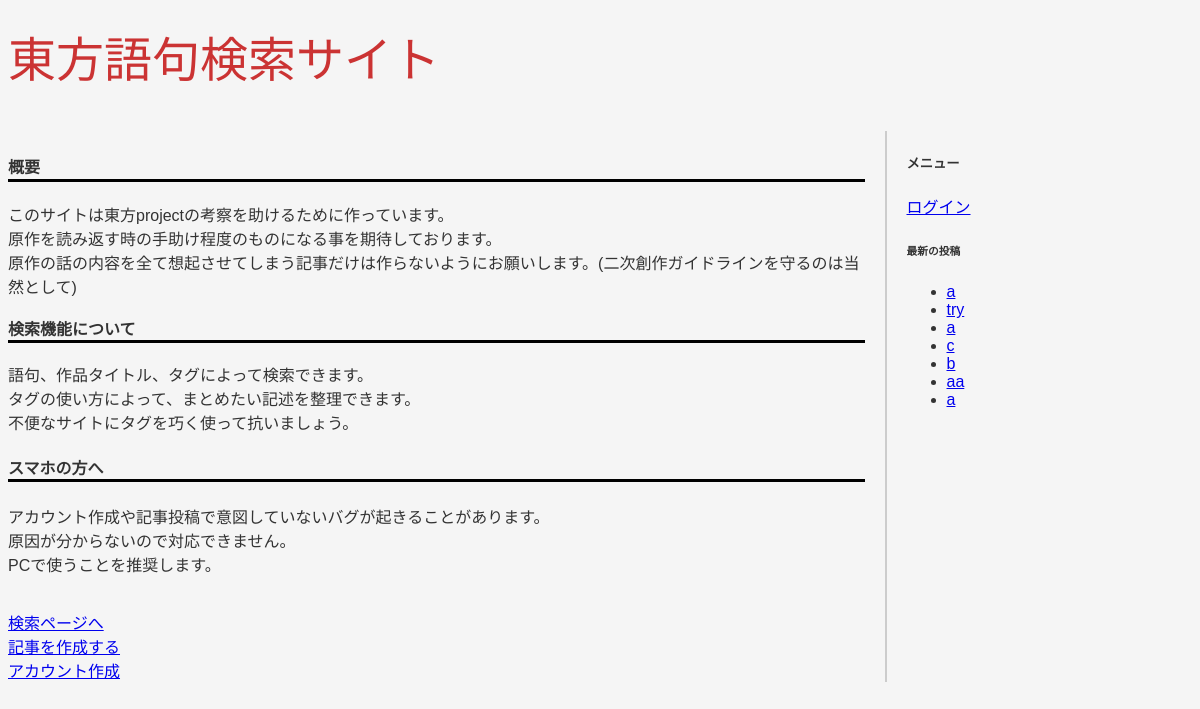
The page /articles/ on the database as committed earlier.
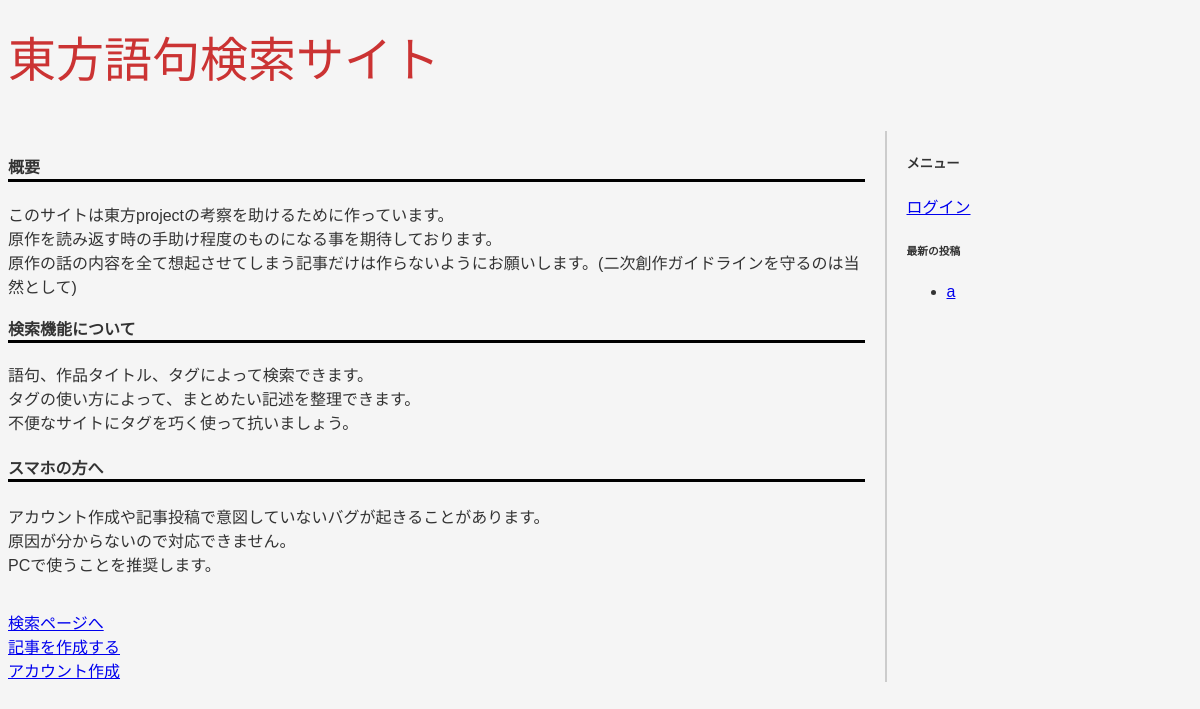
The same page on the database as committed later.
### articles/models.py (models this page shows, shortened)
class Article(models.Model):
    title = models.CharField(max_length=255)
    content = models.TextField()
    html = models.TextField(blank=True, null=True)
    work_title = models.CharField(max_length=255, choices=[
        ("紅魔郷", "紅魔郷"), ("妖々夢", "妖々夢"), ("萃夢想", "萃夢想"),
        ("永夜抄", "永夜抄"), ("花映塚", "花映塚"), ("文花帖(ゲーム)", "文花帖(ゲーム)"),
        ("風神録", "風神録"), ("地霊殿", "地霊殿"), ("緋想天", "緋想天"),
        ("星蓮船", "星蓮船"), ("非想天則", "非想天則"), ("ダブルスポイラー", "ダブルスポイラー"),
        ("妖精大戦争", "妖精大戦争"), ("神霊廟", "神霊廟"), ("心綺楼", "心綺楼"),
        ("輝針城", "輝針城"), ("深秘録", "深秘録"), ("弾幕アマノジャク", "弾幕アマノジャク"),
        ("紺珠伝", "紺珠伝"), ("憑依華", "憑依華"), ("天空璋", "天空璋"),
        ("秘封ナイトメアダイアリー", "秘封ナイトメアダイアリー"), ("鬼形獣", "鬼形獣"), ("強欲異聞", "強欲異聞"),
        ("虹龍洞", "虹龍洞"), ("バレットフィリア達の闇市場", "バレットフィリア達の闇市場"), ("獣王園", "獣王園"), ("錦上京", "錦上京"),
        ("香霖堂(第一期)", "香霖堂(第一期)"), ("香霖堂(第二期)", "香霖堂(第二期)"),
        ("三月精_~_Eastern_and_Little_Nature_Deity", "三月精_~_Eastern_and_Little_Nature_Deity"),
        ("三月精_~_Strange_and_Bright_Nature_Deity", "三月精_~_Strange_and_Bright_Nature_Deity"),
        ("三月精_~_Oriental_Sacred_Place", "三月精_~_Oriental_Sacred_Place"),
        ("三月精_~_Visionary_Fairies_in_Shrine.", "三月精_~_Visionary_Fairies_in_Shrine."),
        ("儚月抄(マンガ)", "儚月抄(マンガ)"), ("儚月抄(小説)", "儚月抄(小説)"), ("茨歌仙", "茨歌仙"),
        ("鈴奈庵", "鈴奈庵"), ("智霊奇殿", "智霊奇殿"), ("酔蝶華", "酔蝶華"), ("文花帖(書籍)", "文花帖(書籍)"),
        ("求聞史紀", "求聞史紀"), ("グリモワールオブマリサ", "グリモワールオブマリサ"), ("求聞口授", "求聞口授"),
        ("文果真報", "文果真報"), ("グリモワールオブウサミ", "グリモワールオブウサミ"), ("東方幻存神籤", "東方幻存神籤"), ("紫香花", "紫香花"),
        ("外来韋編_壱", "外来韋編_壱"), ("外来韋編_弐", "外来韋編_弐"), ("外来韋編_参", "外来韋編_参"),
        ("外来韋編_肆", "外来韋編_肆"), ("外来韋編_2018_春", "外来韋編_2018_春"),
        ("外来韋編_2018_秋", "外来韋編_2018_秋"), ("外来韋編_2019_春", "外来韋編_2019_春"),
        ("外来韋編_2019_秋", "外来韋編_2019_秋"), ("外来韋編_2021_春", "外来韋編_2021_春"),
        ("外来韋編_2024", "外来韋編_2024"),
        ("人妖名鑑_常闇編", "人妖名鑑_常闇編"), ("人妖名鑑_常世編", "人妖名鑑_常世編"),
        ("蓬莱人形", "蓬莱人形"), ("蓮台野夜行", "蓮台野夜行"), ("夢違科学世紀", "夢違科学世紀"),
        ("卯酉東海道", "卯酉東海道"), ("大空魔術", "大空魔術"), ("未知の花_魅知の旅", "未知の花_魅知の旅"),
        ("鳥船遺跡", "鳥船遺跡"), ("伊弉諾物質", "伊弉諾物質"), ("燕石博物誌", "燕石博物誌"),
        ("旧約酒場", "旧約酒場"), ("虹色のセプテントリオン", "虹色のセプテントリオン"), ("幺樂団の歴史", "幺樂団の歴史"),
        ("その他", "その他"), ("特になし", "特になし"),
        ]
    )
    volume = models.IntegerField(null=True, blank=True)
    episode = models.IntegerField(null=True, blank=True)
    subtitle = models.CharField(max_length=255,null=True, blank=True)
    page_number = models.IntegerField(null=True, blank=True)
    author = models.ForeignKey(User, on_delete=models.CASCADE)
    tags = models.ManyToManyField(Tag, blank=True)
    created_at = models.DateTimeField(auto_now_add=True)
    updated_at = models.DateTimeField(auto_now=True)

### articles/views.py (the view)
# urls.py: path('', home, name='home'),
def home(request):
    latest_articles = Article.objects.order_by('-id')[:10]
    return render(request, 'articles/home.html', {'latest_articles':latest_articles})

### templates/articles/home.html (shortened to what this page needs)
{% load static %}
<!DOCTYPE html>
<html lang="ja">
<head>
	<link rel="stylesheet" href="{% static 'css/style.css' %}">
</head>
<body>
        <h1><font size="7">東方語句検索サイト</font></h1>
        <div class="container">
                <div class="main-content">
                    <h2><font size = "3">概要</font></h2>
        	    <p>このサイトは東方projectの考察を助けるために作っています。
        	    <br>原作を読み返す時の手助け程度のものになる事を期待しております。
        	    <br>原作の話の内容を全て想起させてしまう記事だけは作らないようにお願いします。(二次創作ガイドラインを守るのは当然として)
                    <br>
        	    </p>
		    <h3><font size = "3">検索機能について</font></h3>
		    <p>語句、作品タイトル、タグによって検索できます。
		    <br>タグの使い方によって、まとめたい記述を整理できます。
		    <br>不便なサイトにタグを巧く使って抗いましょう。
		    </p>
        	    <h4><font size="3">スマホの方へ</font></h4>
		    <p>アカウント作成や記事投稿で意図していないバグが起きることがあります。
		    <br>原因が分からないので対応できません。
		    <br>PCで使うことを推奨します。
                    </p>
        	    <br>
                    <a href="{% url 'search_articles' %}">検索ページへ</a><br>
                    <a href="{% url 'create_article' %}">記事を作成する</a><br>
                    <a href="{% url 'signup' %}">アカウント作成</a>
                </div>
                <div class="sidebar">
                    <h5>メニュー</h5>
                    {% if user.is_authenticated %}
                        <p><a href="{% url 'articles:my_page' user.username %}">マイページ</a></p>
                        <p><a href="{% url 'logout' %}">ログアウト</a></p>
                    {% else %}
                        <p><a href="{% url 'login' %}">ログイン</a></p>
                    {% endif %}
                    <h6>最新の投稿</h6>
                    <ul>
                        {% for article in latest_articles %}
                            <li>
                                <a href="{% url 'articles:view_article' article.id %}">
                                    {{ article.title }}
                                </a>
                            </li>
                        {% empty %}
                            <li>投稿がありません</li>
                        {% endfor %}
                    </ul>
                </div>
        </div>
</body>
</html>

### static/css/style.css (style rules this page uses)
body { background-color: #f5f5f5; font-family: sans-serif; color: #333; }
h1 { color: rgb(203 51 51); font-family: sans-serif; font-weight: 300; }

### templates/articles/home.html (style rules this page uses)
h2 { border-bottom:3px solid #000; }
h3 { border-bottom:3px solid #000; }
h4 { border-bottom:3px solid #000; }
.container { display: flex; }
.main-content { flex: 3; padding-right: 20px; }
.sidebar { flex: 1; border-left: 2px solid #ccc; padding-left: 20px; }

Rows that differ between the two databases and show on the page:
removed Article: title "a"
removed Article: title "try"
removed Article: title "a"
removed Article: title "c"
removed Article: title "b"
removed Article: title "aa"
